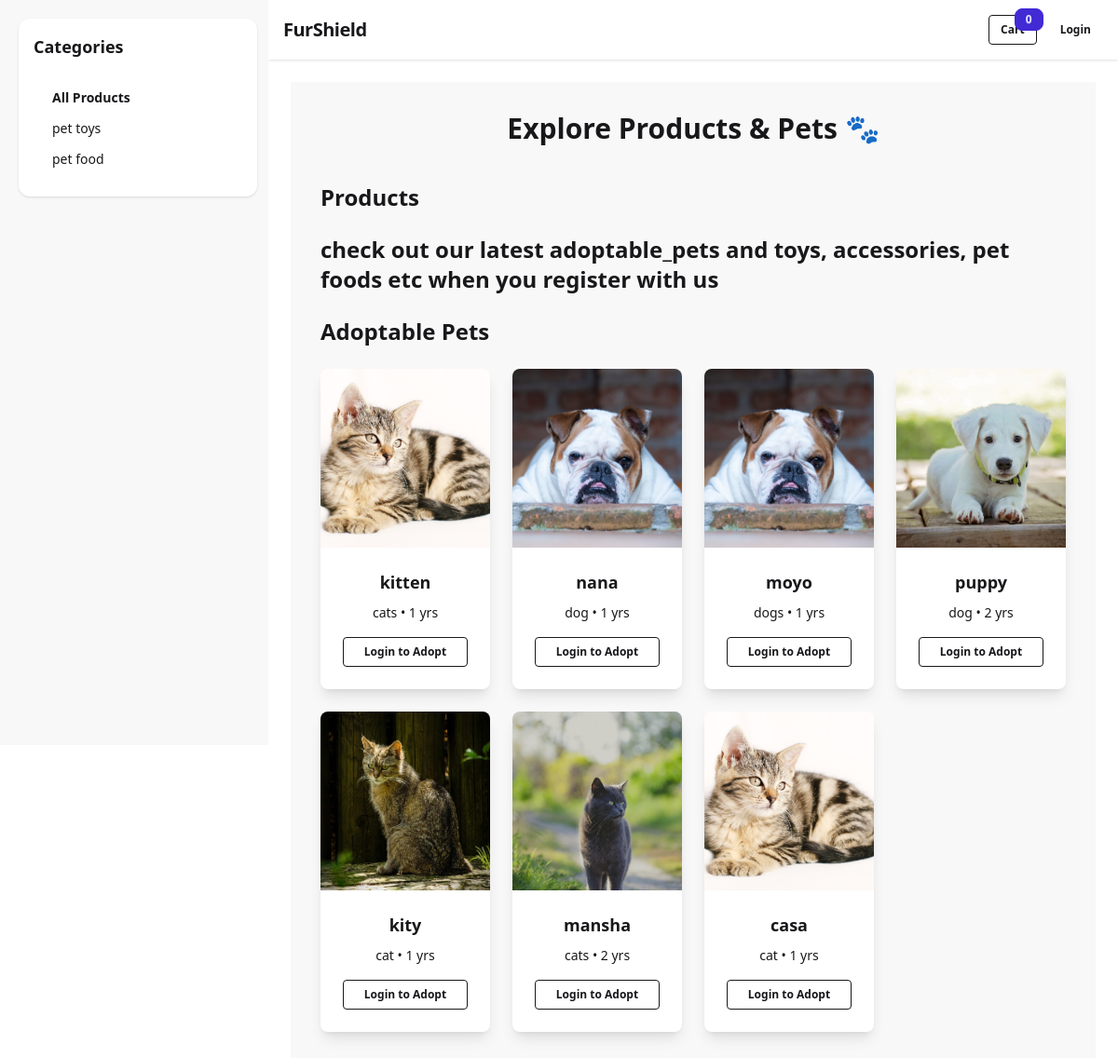
/explore/, run on the app's committed database.
### myapp/models.py (models this page shows, shortened)
class Pet(models.Model):
    owner = models.ForeignKey(
        User,
        on_delete=models.CASCADE,
        related_name='pets',
        null=True,
        blank=True
    )
    shelter = models.ForeignKey(
        User,
        on_delete=models.CASCADE,
        related_name='shelter_pets',
        null=True,
        blank=True
    )
    is_adoptable = models.BooleanField(default=False)
    image = models.ImageField(upload_to='pets/', blank=True, null=True)
    pet_name = models.CharField(max_length=100)
    pet_type = models.CharField(max_length=50)
    age = models.PositiveIntegerField(null=True, blank=True)
    breed = models.CharField(max_length=100, blank=True)
    gender = models.CharField(max_length=20)
    special_needs = models.BooleanField(default=False)

class Category(models.Model):
    name = models.CharField(max_length=100)
    image = models.ImageField(upload_to='category_images/')

### myapp/views.py (the view)
# urls.py: path('explore/', views.explore, name='explore'),
def explore(request):
    products = Product.objects.all()
    pets = Pet.objects.filter(is_adoptable=True)
    return render(request, 'explore.html', {
        'products': products,
        'pets': pets
    })

### myapp/context_processors.py (called while the page is built)
def categories_processor(request):
    from .models import Category
    return {
        'categories': Category.objects.all()
    }

### myapp/templates/explore.html (shortened to what this page needs)
{% extends 'base.html' %}
{% block content %}
<div class="p-8 bg-base-200 min-h-screen">
  <h1 class="text-center text-3xl font-bold mb-10">
    Explore Products & Pets 🐾
  </h1>
  <div class="max-w-7xl mx-auto mb-16">
    <h2 class="text-2xl font-semibold mb-6">Products</h2>
    <h3 class="text-2xl font-semibold mb-6">check out our latest adoptable_pets and  toys,  accessories, pet foods  etc when you register with us</h3>
  <div class="max-w-7xl mx-auto">
    <h2 class="text-2xl font-semibold mb-6">Adoptable Pets</h2>
    {% if pets %}
      <div class="grid gap-6 grid-cols-1 sm:grid-cols-2 md:grid-cols-3 lg:grid-cols-4">
        {% for pet in pets %}
          <div class="card bg-base-100 shadow-lg text-center">
            {% if pet.image %}
              <figure>
                <img src="{{ pet.image.url }}"
                     alt="{{ pet.pet_name }}"
                     class="h-48 w-full object-cover">
              </figure>
            {% endif %}
            <div class="card-body">
              <h3 class="card-title justify-center">{{ pet.pet_name }}</h3>
              <p>{{ pet.pet_type }}{% if pet.age %} • {{ pet.age }} yrs{% endif %}</p>
              {% if user.is_authenticated %}
                <a href="{% url 'adopt_pet' pet.id %}" class="btn btn-success btn-sm mt-2">
                  Adopt
                </a>
              {% else %}
                <a href="{% url 'login' %}" class="btn btn-outline btn-sm mt-2">
                  Login to Adopt
                </a>
              {% endif %}
            </div>
          </div>
        {% endfor %}
      </div>
    {% else %}
      <p>No pets available for adoption.</p>
    {% endif %}
  </div>
</div>
{% endblock %}

### myapp/templates/partials/category_sidebar.html
<div class="w-full md:w-64 bg-base-100 rounded-xl shadow p-4">
  <h3 class="text-lg font-bold mb-4">Categories</h3>
  <ul class="menu bg-base-100 rounded-box">
    <li>
      <a href="{% url 'view_products' %}" class="font-semibold">
        All Products
      </a>
    </li>
    {% for category in categories %}
    <li>
      <a href="{% url 'category_products' category.id %}">
        {{ category.name }}
      </a>
    </li>
    {% empty %}
    <li class="opacity-70">No categories</li>
    {% endfor %}
  </ul>
</div>

### data on the page
Pet: image (picture), pet_name "kitten", pet_type "cats", age "1"
Pet: image (picture), pet_name "nana", pet_type "dog", age "1"
Pet: image (picture), pet_name "moyo", pet_type "dogs", age "1"
Pet: image (picture), pet_name "puppy", pet_type "dog", age "2"
Pet: image (picture), pet_name "kity", pet_type "cat", age "1"
Pet: image (picture), pet_name "mansha", pet_type "cats", age "2"
Pet: image (picture), pet_name "casa", pet_type "cat", age "1"
Category: name "pet toys"
Category: name "pet food"

### other printed values
{{ request.session.cart|length|default:"0" }} "0"
